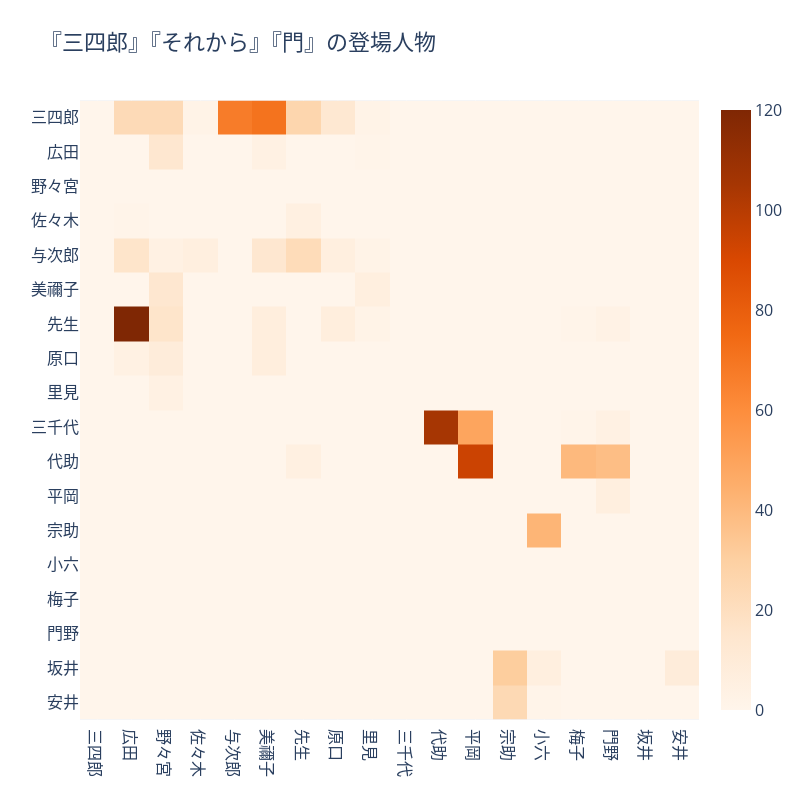

Notebook cell for this chart:
### Code cell
import plotly.express as px

fig = px.imshow(df_characters, color_continuous_scale=px.colors.sequential.Oranges,
                title="『三四郎』『それから』『門』の登場人物", width=800, height=800)
fig.update_layout(font=dict(size=16))
fig.show()
fig.write_image("heatmap.all.png", scale=2)

### Figure 1 — Plotly figure (JSON) as saved in the notebook; plotly's stock layout.template omitted (floating-point values rounded to 4 significant figures; data arrays with more than 128 entries replaced by an {"elided": "..."} marker saying what was removed)
{"data": [{"coloraxis": "coloraxis", "hovertemplate": "x: %{x}<br>y: %{y}<br>color: %{z}<extra></extra>", "name": "0", "type": "heatmap", "x": ["三四郎", "広田", "野々宮", "佐々木", "与次郎", "美禰子", "先生", "原口", "里見", "三千代", "代助", "平岡", "宗助", "小六", "梅子", "門野", "坂井", "安井", "野々宮"], "xaxis": "x", "y": ["三四郎", "広田", "野々宮", "佐々木", "与次郎", "美禰子", "先生", "原口", "里見", "三千代", "代助", "平岡", "宗助", "小六", "梅子", "門野", "坂井", "安井"], "yaxis": "y", "z": {"elided": "18x19 int values"}}], "layout": {"coloraxis": {"colorscale": [[0, "rgb(255,245,235)"], [0.125, "rgb(254,230,206)"], [0.25, "rgb(253,208,162)"], [0.375, "rgb(253,174,107)"], [0.5, "rgb(253,141,60)"], [0.625, "rgb(241,105,19)"], [0.75, "rgb(217,72,1)"], [0.875, "rgb(166,54,3)"], [1, "rgb(127,39,4)"]]}, "font": {"size": 16}, "height": 800, "title": {"text": "『三四郎』『それから』『門』の登場人物"}, "width": 800, "xaxis": {"anchor": "y", "constrain": "domain", "domain": [0, 1], "scaleanchor": "y"}, "yaxis": {"anchor": "x", "autorange": "reversed", "constrain": "domain", "domain": [0, 1]}}}
